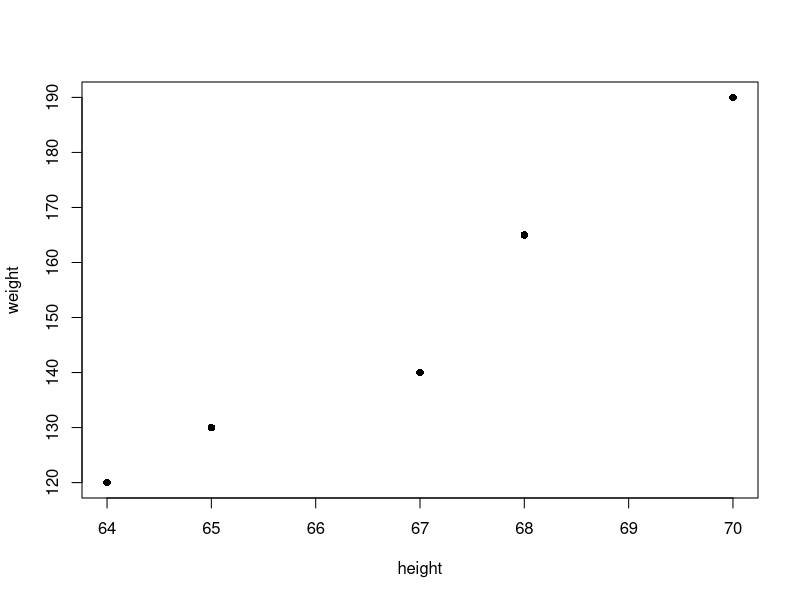
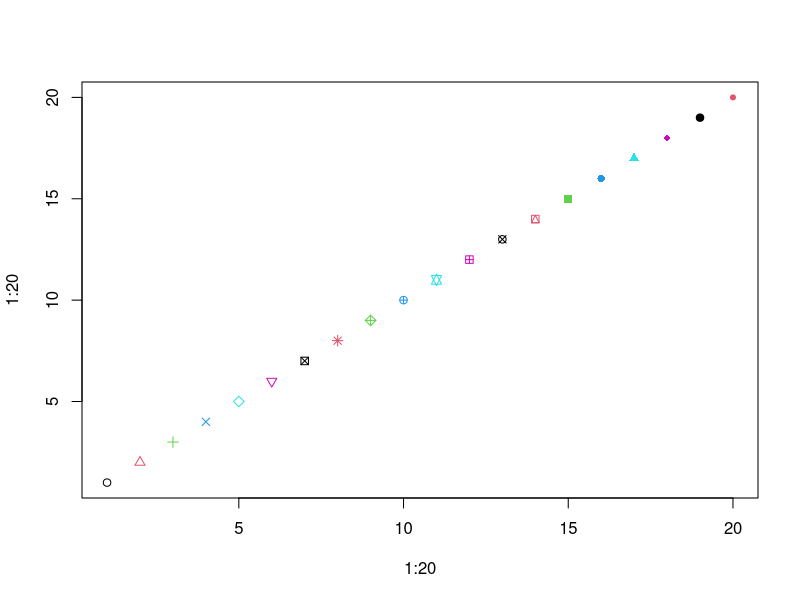
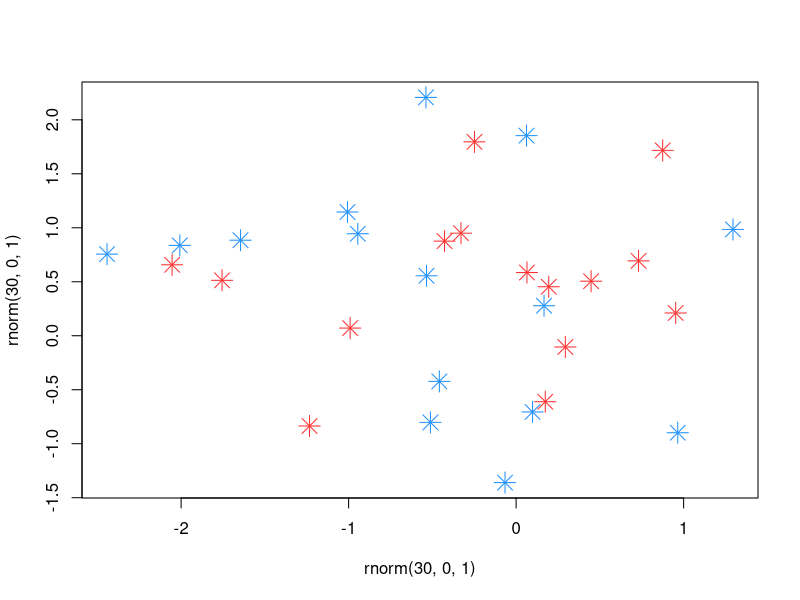
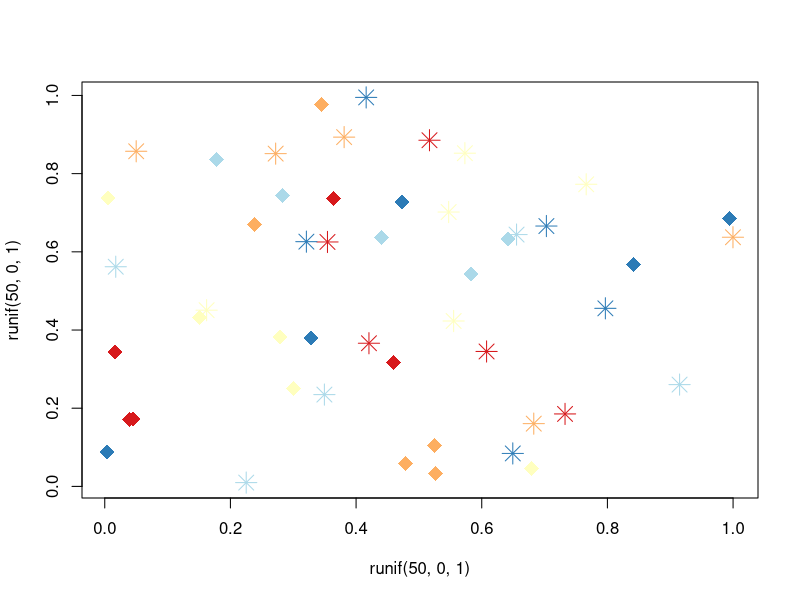
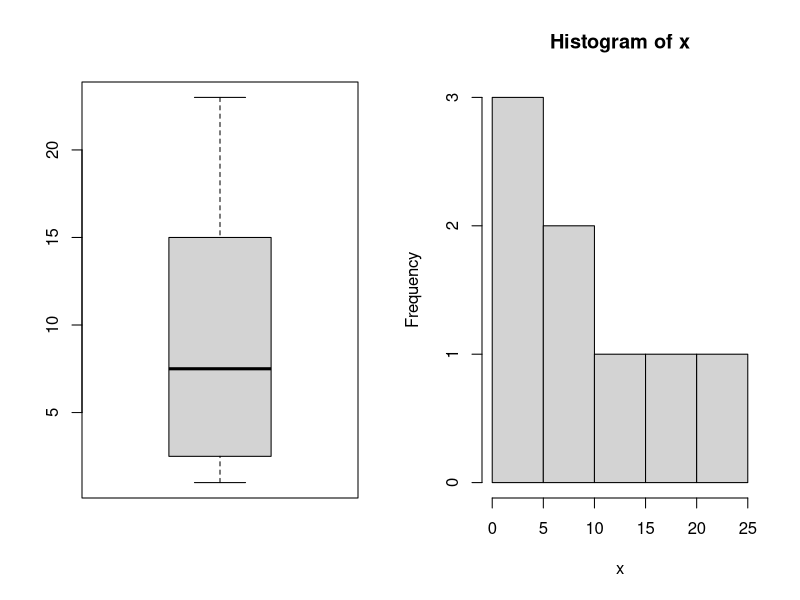
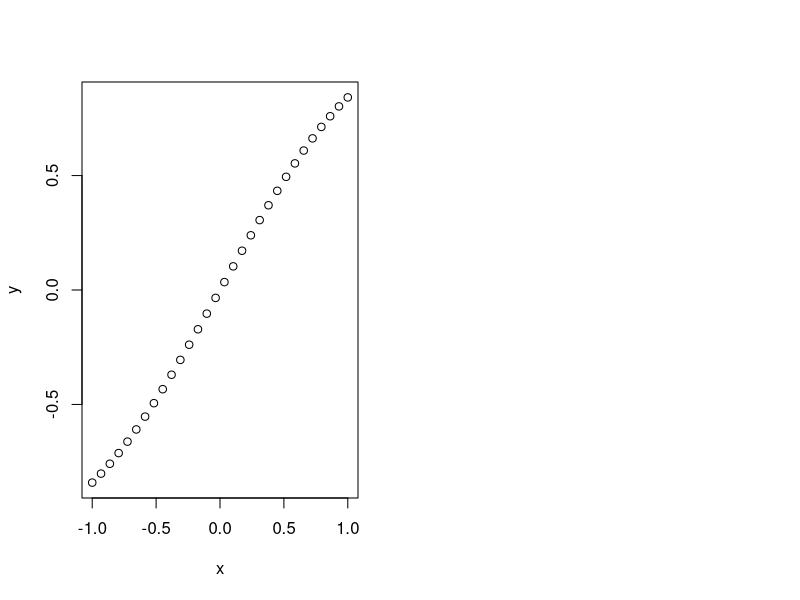
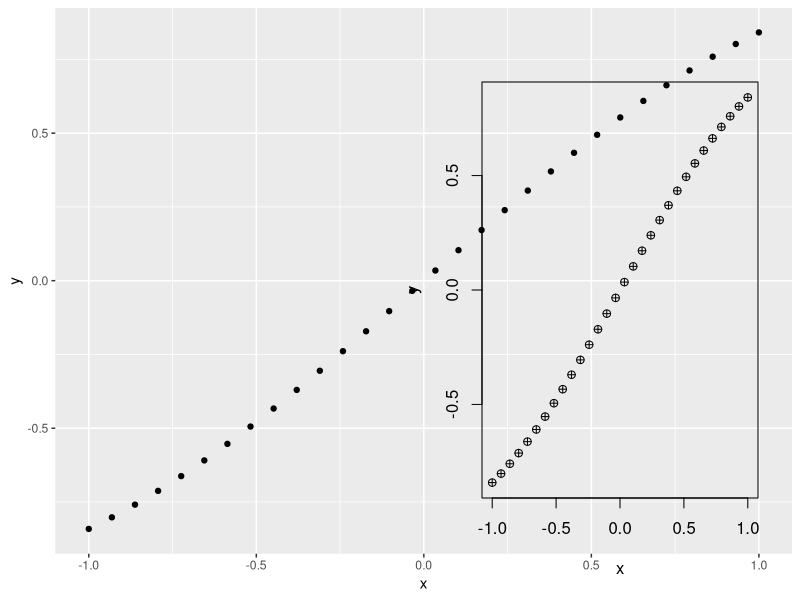
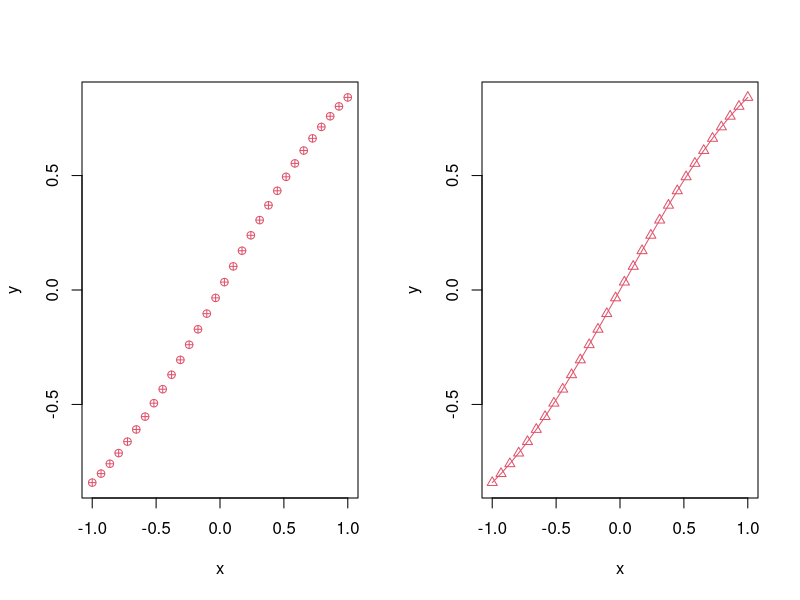

Recreate these plots in R, in order.
## ---- chunk 1
1+2
3*5
pi
3.5^3
sqrt(9)
## ---- chunk 2
height<-c(64, 67, 68, 70, 65)
weight<-c(120, 140, 165, 190, 130)
summary(height)
weight
height
dat1=cbind(weight, height)
dat1
## ---- chunk 3
plot(weight~height, data=dat1, pch=16)
## ---- chunk 4
plot(1:20, 1:20, pch=1:20, col=1:6)
## ---- chunk 5
plot(rnorm(30, 0, 1), rnorm(30, 0, 1), pch=8, cex=2, col=c("dodgerblue1", "firebrick1"))
## ---- chunk 6
library(RColorBrewer)
col.use=brewer.pal(5, "RdYlBu")
plot(runif(50, 0, 1), runif(50, 0, 1), pch=c(8, 18), cex=2, col=col.use)

## ---- chunk 7
1:20 # Integers from 1 to 20.
-4:5 # Integers from -4 to 5
5:1  # Integers from 5 to 1
seq(0,1, len=20) # 20 numbers equally spaced between 0 and 1. 
## ---- chunk 8
rep(c(1,2,3), each=3)
rep(c(2,4,6), 4)
## ---- chunk 9
x <- c(1, 23, 2, 3, 12, 18, 6, 9)
x
mean(x)
median(x)
var(x)
par(mfrow=c(1,2))
boxplot(x)
hist(x)
## ---- chunk 10
A= matrix(1:16, nrow=4,ncol=4)
A
## ---- chunk 11
A[2,3]
## ---- chunk 12
A[c(1,3), c(2,4)]
A[1:3, 2:4]
A[1:2, ]
A[, 3:4]
## ---- chunk 13
A[1,]
## ---- chunk 14
A[-c(1,3),]
## ---- chunk 15
dim(A)
## ---- chunk 16
#step two
x = seq(-1,1,length = 30)

# step three
y = sin(x)

# step four
## method one
plot(y~x)
## method tow
library(ggplot2)
ggplot()+
        geom_point(aes(y=y,x=x))
# step five
plot(y~x,pch=10)

# step six
plot(y~x,pch=10,col=2)

# step seven
plot(y~x,pch=2,col=2,type='o')
